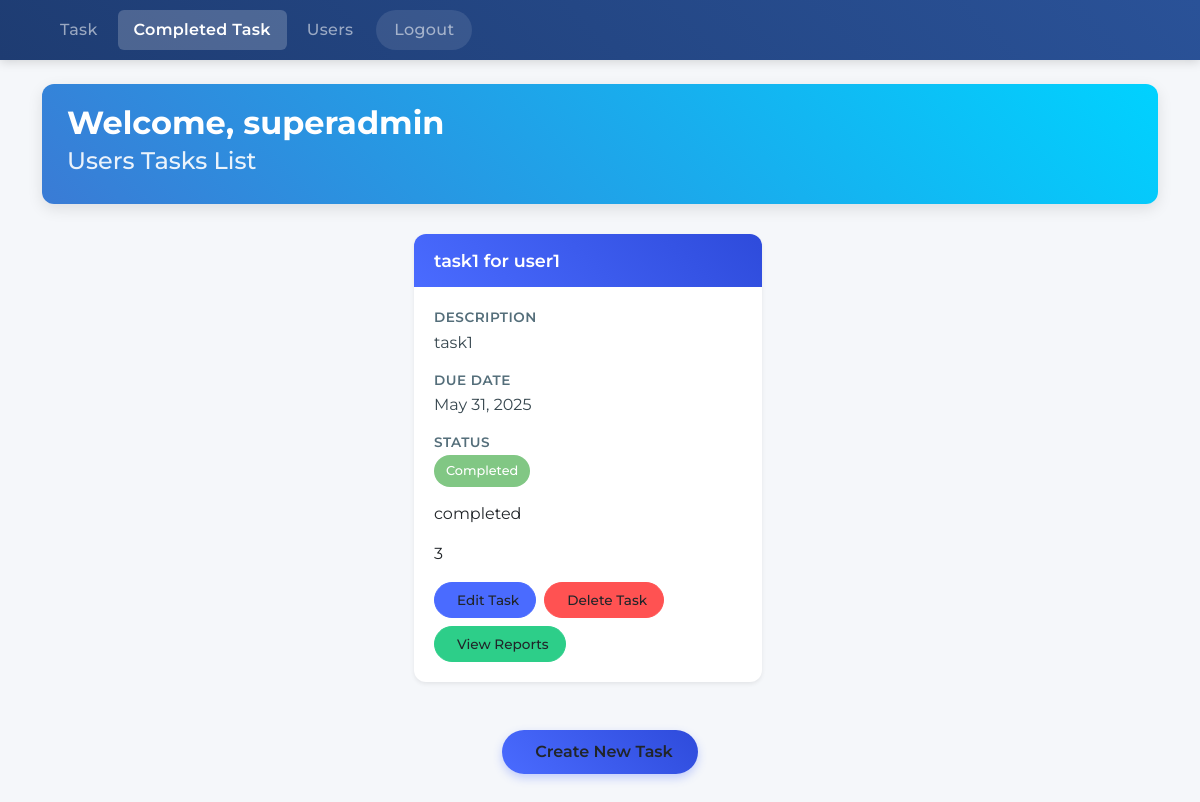
/dashboard/task/completed/ (signed in), run on the app's committed database.
### API/models.py (models this page shows, shortened)
class User(AbstractUser):
    ROLES = (
        ('superadmin', 'SuperAdmin'),
        ('admin', 'Admin'),
        ('user', 'User')
    )
    role = models.CharField(max_length=20, choices=ROLES, default='user')

class Task(models.Model):
    STATUS_CHOICES = (
        ('Pending', 'Pending'),
        ('In Progress', 'In Progress'),
        ('Completed', 'Completed'),
    )
    title = models.CharField(max_length=255,blank=True, null=True)
    description = models.TextField(blank=True, null=True)
    assigned_to = models.ForeignKey(User, on_delete=models.CASCADE, related_name='tasks',blank=True, null=True)
    due_date = models.DateField(blank=True, null=True)
    status = models.CharField(max_length=20, choices=STATUS_CHOICES, default='Pending')
    completion_report = models.TextField(blank=True, null=True)
    worked_hours = models.PositiveIntegerField(blank=True, null=True)

### Dashboard/views.py (the view)
# urls.py: path('task/completed/',views.CompletedTask.as_view(),name='completed-task'),
class CompletedTask(TemplateView):
    template_name = 'completed_task.html'
    def get_context_data(self, **kwargs):
        context = super().get_context_data(**kwargs)
        user = self.request.user
        if user.role == 'superadmin' or user.role == 'admin':
            context['tasks'] = Task.objects.filter(status = 'Completed')
        return context

### Dashboard/templates/completed_task.html (shortened to what this page needs)
{% load static %}
<!doctype html>
<html lang="en">
    <head>
        <link
            href="https://cdn.jsdelivr.net/npm/bootstrap@5.3.2/dist/css/bootstrap.min.css"
            rel="stylesheet"
        />
        <link rel="stylesheet" href="{% static 'style.css' %}">
    </head>
    <body>
        <header class="sticky-top text-uppercase">
            <nav class="navbar navbar-expand-lg navbar-dark bg-dark custom-navbar">
                <div class="container">
                    <div class="collapse navbar-collapse" id="navbarNav">
                        <ul class="navbar-nav">
                            <li class="nav-item">
                                <a class="nav-link" href="{% url 'index' %}">Task</a>
                            </li>
                            <li class="nav-item">
                                <a class="nav-link active" area-current="page" href="{% url 'completed-task' %}">completed task</a>
                            </li>
                            {% if user.role == 'superadmin' %}
                            <li class="nav-item">
                                <a class="nav-link" href="{% url 'users' %}">Users</a>
                            </li>
                            {% endif%}
                            <li class="nav-item">
                                {% if user.is_authenticated %}
                                <a class="nav-link" href="{% url 'logout' %}">logout</a>
                                {% else %}
                                <a class="nav-link" href="{% url 'login' %}">login</a>
                                {% endif %}
                            </li>
                        </ul>
                    </div>
                </div>
            </nav>
        </header>
        <main class="container min-vh-100 py-4">
            <div class="page-header">
                <h1 class="page-title">Welcome, {{ user.username }}</h1>
                <h3 class="page-subtitle">Users Tasks List</h3>
            </div>
            <div class="row w-100 d-flex justify-content-center">
                {% for task in tasks %}
                <div class="col-sm-6 col-md-6 col-lg-4 mb-4">
                    <div class="card task-card-custom shadow-sm">
                        <div class="card-header task-card-header">
                            <h5 class="card-title task-card-title">{{ task.title }} for {{ task.assigned_to }}</h5>
                        </div>
                        <div class="card-body task-card-body">
                            <div class="task-info-block">
                                <div class="task-info-label">Description</div>
                                <div class="task-info-value">{{ task.description|default:"No description available." }}
                                </div>
                            </div>
                            <div class="task-info-block">
                                <div class="task-info-label">Due Date</div>
                                <div class="task-info-value">{{ task.due_date|default:"No due date specified." }}</div>
                            </div>
                            <div class="task-info-block">
                                <div class="task-info-label">Status</div>
                                <div class="task-status-badge
                                            {% if task.status == 'Completed' %}
                                                task-status-completed
                                            {% elif task.status == 'In Progress' %}
                                                task-status-ongoing
                                            {% else %}
                                                task-status-pending
                                            {% endif %}">
                                    {{ task.status|default:"No status specified." }}
                                </div>
                            </div>
                            <div class="task-info-block">
                                <p>{{ task.completion_report|default:"No completion report available." }}</p>
                                <p>{{ task.worked_hours|default:"No worked hours specified." }}</p>
                            </div>
                            <div class="task-btn-group">
                                {% if user.role == 'superadmin' %}
                                <a href="{% url 'task-edit' task.id %}" class="btn task-btn task-btn-primary">
                                     Edit Task
                                </a>
                                <a href="{% url 'task-delete' task.id %}" class="btn task-btn task-btn-danger">
                                     Delete Task
                                </a>
                                <a href="#" type="button" class="btn task-btn task-btn-success" data-bs-toggle="modal"
                                    data-bs-target="#modal-{{ task.id }}">
                                     View Reports
                                </a>
                                {% endif %}
                            </div>
                        </div>
                    </div>
                </div>
                {% endfor %}
            </div>
            {% if tasks %}
            <div class="py-4 d-flex justify-content-center">
                <a href="{% url 'task-create' %}" class="btn create-task-btn">
                     Create New Task
                </a>
            </div>
            {% endif %}
        </main>
    </body>
</html>

### Dashboard/static/style.css (style rules this page uses)
body { font-family: 'Montserrat', sans-serif; }
body { background-color: #f5f7fa; }
.custom-navbar { background: linear-gradient(45deg, #1e3c72, #2a5298) !important; box-shadow: 0 2px 10px rgba(0, 0, 0, 0.15); padding: 10px 0; }
.nav-link { font-weight: 500; padding: 8px 16px !important; margin: 0 2px; transition: all 0.3s ease; border-radius: 6px; text-transform: capitalize; letter-spacing: 0.3px; }
.nav-link.active { background-color: rgba(255, 255, 255, 0.2); font-weight: 600; }
.nav-item:last-child .nav-link { background-color: rgba(255, 255, 255, 0.1); padding: 8px 18px !important; border-radius: 50px; margin-left: 5px; transition: all 0.3s ease; }
.page-header { background: linear-gradient(45deg, #3a7bd5, #00d2ff); color: white; border-radius: 12px; padding: 20px 25px; margin-bottom: 30px; box-shadow: 0 5px 15px rgba(0, 0, 0, 0.1); }
.page-title { font-weight: 700; margin: 0; font-size: 2rem; }
.page-subtitle { font-weight: 500; opacity: 0.9; margin-top: 5px; font-size: 1.5rem; }
.task-card-custom { border-radius: 12px; border: none; transition: transform 0.3s ease, box-shadow 0.3s ease; height: 100%; }
.task-card-header { background: linear-gradient(45deg, #4a6bff, #2e4bdb); color: white; border-radius: 12px 12px 0 0 !important; padding: 16px 20px; border: none; }
.task-card-title { margin-bottom: 0; font-weight: 600; font-size: 1.1rem; }
.task-card-body { padding: 20px; }
.task-info-block { margin-bottom: 15px; }
.task-info-label { font-weight: 600; color: #546e7a; font-size: 0.85rem; text-transform: uppercase; margin-bottom: 3px; letter-spacing: 0.5px; }
.task-info-value { font-weight: 400; color: #37474f; font-size: 1rem; line-height: 1.5; }
.task-status-badge { padding: 6px 12px; border-radius: 50px; font-size: 0.8rem; font-weight: 500; display: inline-block; }
.task-status-completed { background-color: #81c784; color: #fff; }
.task-btn-group { display: flex; flex-wrap: wrap; gap: 8px; margin-top: 15px; }
.task-btn { border-radius: 50px; padding: 7px 16px; font-weight: 500; font-size: 0.85rem; transition: all 0.3s ease; display: inline-flex; align-items: center; }
.task-btn-primary { background-color: #4a6bff; border-color: #4a6bff; }
.task-btn-danger { background-color: #ff5252; border-color: #ff5252; }
.task-btn-success { background-color: #2dce89; border-color: #2dce89; }
.create-task-btn { background: linear-gradient(45deg, #4a6bff, #2e4bdb); border: none; border-radius: 50px; padding: 10px 25px; font-weight: 600; transition: all 0.3s ease; box-shadow: 0 4px 10px rgba(74, 107, 255, 0.3); }

### data on the page
User: username "superadmin"
Task: title "task1", assigned_to "user1", description "task1", due_date "May 31, 2025", status "Completed", completion_report "completed", worked_hours "3"
